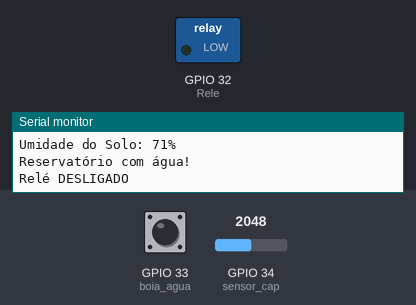
A sketch run on a simulated ESP32. Shown: switched loads named in the sketch (green lamp = pin HIGH), the last lines printed to the serial monitor. The test bench sets the inputs (shaded band); at power-on: GPIO 34 (sensor_cap) = 2048, GPIO 33 (boia_agua) HIGH. The local clock reads 2024-03-15 10:24:30 at power-on unless the sketch sets it.

Above: at 2.7 s.
2.8 s: GPIO 34 (sensor_cap) set to 2261
4.7 s: GPIO 34 (sensor_cap) set to 2368
At 6.5 s:
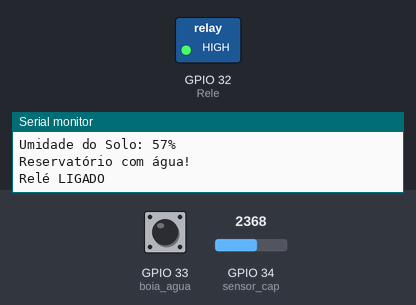
8.0 s: GPIO 33 (boia_agua) pulled LOW for 1.25 s
At 8.9 s:
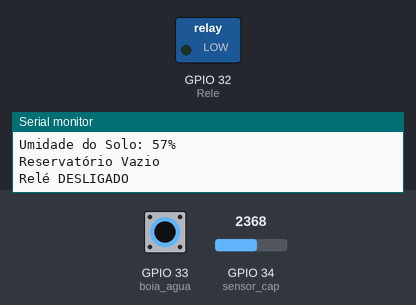
12.1 s: GPIO 33 (boia_agua) pulled LOW for 3.2 s
At 16.8 s:
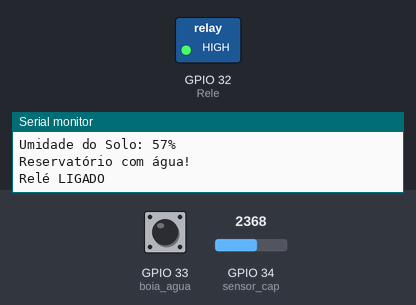
17.1 s: GPIO 34 (sensor_cap) set to 2047
At 18.6 s:
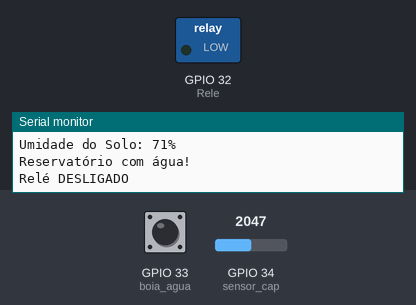
Timing chart, 0 to 20.1 s (numbered marks = the images above; inputs shaded):
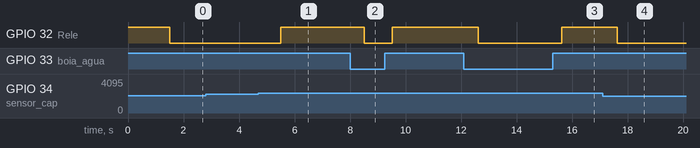

Measured:
- the behaviour switches between 2297 and 2298 on GPIO 34 (sensor_cap) (found by bisection; images 0 and 1)
- after the input at 4.7 s, GPIO 32 (Rele): LOW → HIGH after 0.81 s
- after the input at 8.0 s, GPIO 32 (Rele): HIGH → LOW after 0.51 s, → HIGH 1.0 s later
- after the input at 12.1 s, GPIO 32 (Rele): HIGH → LOW after 0.52 s, → HIGH 3.0 s later
- after the input at 17.1 s, GPIO 32 (Rele): HIGH → LOW after 0.52 s

The sketch:

Smart_Plant.ino
```cpp
#include <WiFi.h>
#include "AdafruitIO_WiFi.h"
#include <time.h>

// ===== CONFIGURAÇÃO WIFI E ADAFRUIT IO =====
const char* ssid = "Casa Nova";
const char* password = "martaisabela";

#define IO_USERNAME "lucianojrs"
#define IO_KEY      "Adafruit API"

AdafruitIO_WiFi io(IO_USERNAME, IO_KEY, ssid, password);

// ===== CONFIGURAÇÃO NTP =====
const char* ntpServer = "pool.ntp.org";
const long gmtOffset_sec = -10800; // GMT-3
const int daylightOffset_sec = 0;

// ===== PINOS =====
int sensor_cap = 34;
int seco = 3700;
int molhado = 1400;

int boia_agua = 33;
int Rele = 32;

// ===== VARIÁVEIS =====
int estado_boia = 0;
bool bombaligada = false;
int qtd_regada = 0;

// ===== ADAFRUIT FEEDS =====
static unsigned long lastsend = 0;
AdafruitIO_Feed *umidadeFeed = io.feed("umidade_solo");
AdafruitIO_Feed *boiaFeed = io.feed("estado_boia");
AdafruitIO_Feed *releFeed = io.feed("rele");
AdafruitIO_Feed *qtdregadaFeed = io.feed("qtd_regada");

void setup() {
  Serial.begin(115200);

  pinMode(boia_agua, INPUT_PULLUP);
  pinMode(Rele, OUTPUT);
  digitalWrite(Rele, HIGH);

  // Conectar ao Adafruit IO
  io.connect();
  while(io.status() < AIO_CONNECTED){
    Serial.print(".");
    delay(500);
  }
  Serial.println("\nConectado ao Adafruit IO!");

  // Configurar NTP
  configTime(gmtOffset_sec, daylightOffset_sec, ntpServer);
}

void loop() {
  // ===== HORA ATUAL =====
  struct tm timeinfo;
  if(!getLocalTime(&timeinfo)) {
    Serial.println("Erro ao obter hora");
  }

  int hora = timeinfo.tm_hour;
  int min  = timeinfo.tm_min;
  int seg  = timeinfo.tm_sec;

  Serial.printf("Hora: %02d:%02d:%02d\n", hora, min, seg);

  // ===== SENSOR DE UMIDADE =====
  int umidade_solo = analogRead(sensor_cap);
  umidade_solo = map(umidade_solo, seco, molhado, 0, 100);
  umidade_solo = constrain(umidade_solo, 0, 100);

  Serial.printf("Umidade do Solo: %d%%\n", umidade_solo);

  // ===== BOIA =====
  estado_boia = digitalRead(boia_agua);
  if(estado_boia == HIGH){
    Serial.println("Reservatório com água!");
  } else {
    Serial.println("Reservatório Vazio");
  }

  // ===== CONTROLE DE RELE/BOMBA =====
  if(estado_boia == HIGH && umidade_solo <= 60 && (hora < 17 || (hora == 17 && min <= 30))){
    digitalWrite(Rele, HIGH);
    Serial.println("Relé LIGADO");
    if(!bombaligada){
      bombaligada = true;
      qtd_regada++;
    }
  } else {
    digitalWrite(Rele, LOW);
    Serial.println("Relé DESLIGADO");
    bombaligada = false;
  }

  // ===== RESET DIÁRIO =====
  if(hora == 0 && min == 0 && seg == 0){
    qtd_regada = 0;
  }

  // ===== ENVIO PARA ADAFRUIT IO =====
  if(millis() - lastsend > 10000){
    io.run();
    umidadeFeed->save(umidade_solo);
    boiaFeed->save(estado_boia);
    releFeed->save(digitalRead(Rele));
    qtdregadaFeed->save(qtd_regada);
    lastsend = millis();
    Serial.println("Dados enviados para Adafruit IO");
  }

  delay(1000);
}
```
